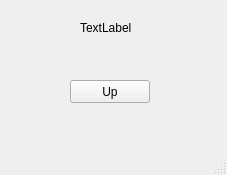
<?xml version="1.0" encoding="UTF-8"?>
<ui version="4.0">
 <class>MainWindow</class>
 <widget class="QMainWindow" name="MainWindow">
  <property name="geometry">
   <rect>
    <x>0</x>
    <y>0</y>
    <width>227</width>
    <height>175</height>
   </rect>
  </property>
  <property name="windowTitle">
   <string>My Awesome Window</string>
  </property>
  <widget class="QWidget" name="centralwidget">
   <widget class="QPushButton" name="Button">
    <property name="geometry">
     <rect>
      <x>70</x>
      <y>80</y>
      <width>80</width>
      <height>23</height>
     </rect>
    </property>
    <property name="text">
     <string>Up</string>
    </property>
   </widget>
   <widget class="QLabel" name="label">
    <property name="geometry">
     <rect>
      <x>80</x>
      <y>20</y>
      <width>57</width>
      <height>15</height>
     </rect>
    </property>
    <property name="text">
     <string>TextLabel</string>
    </property>
   </widget>
  </widget>
  <widget class="QMenuBar" name="menubar">
   <property name="geometry">
    <rect>
     <x>0</x>
     <y>0</y>
     <width>227</width>
     <height>20</height>
    </rect>
   </property>
  </widget>
  <widget class="QStatusBar" name="statusbar"/>
 </widget>
 <resources/>
 <connections/>
</ui>
